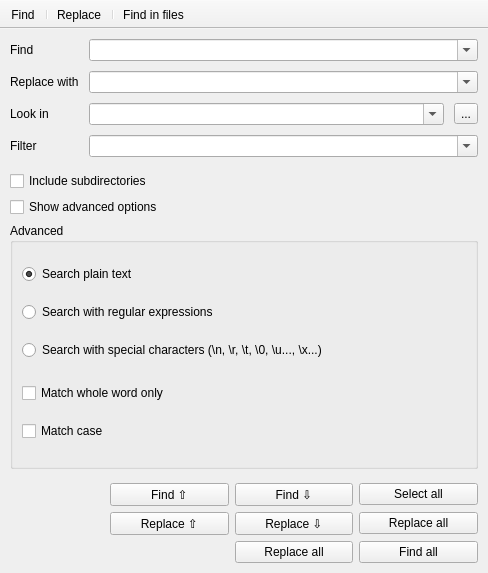
<?xml version="1.0" encoding="UTF-8"?>
<ui version="4.0">
 <class>frmSearchReplace</class>
 <widget class="QMainWindow" name="frmSearchReplace">
  <property name="geometry">
   <rect>
    <x>0</x>
    <y>0</y>
    <width>488</width>
    <height>573</height>
   </rect>
  </property>
  <property name="windowTitle">
   <string>Search</string>
  </property>
  <property name="windowIcon">
   <iconset resource="../resources.qrc">
    <normaloff>:/icons/notepadqq/scalable/notepadqq.svg</normaloff>:/icons/notepadqq/scalable/notepadqq.svg</iconset>
  </property>
  <widget class="QWidget" name="centralWidget">
   <layout class="QVBoxLayout" name="verticalLayout_4">
    <property name="leftMargin">
     <number>10</number>
    </property>
    <property name="topMargin">
     <number>10</number>
    </property>
    <property name="rightMargin">
     <number>10</number>
    </property>
    <property name="bottomMargin">
     <number>10</number>
    </property>
    <item>
     <layout class="QHBoxLayout" name="horizontalLayout_2">
      <property name="spacing">
       <number>10</number>
      </property>
      <item>
       <layout class="QVBoxLayout" name="verticalLayout_2">
        <item>
         <widget class="QLabel" name="label">
          <property name="sizePolicy">
           <sizepolicy hsizetype="Fixed" vsizetype="Preferred">
            <horstretch>0</horstretch>
            <verstretch>0</verstretch>
           </sizepolicy>
          </property>
          <property name="text">
           <string>Find</string>
          </property>
         </widget>
        </item>
        <item>
         <widget class="QLabel" name="lblReplace">
          <property name="sizePolicy">
           <sizepolicy hsizetype="Fixed" vsizetype="Preferred">
            <horstretch>0</horstretch>
            <verstretch>0</verstretch>
           </sizepolicy>
          </property>
          <property name="text">
           <string>Replace with</string>
          </property>
         </widget>
        </item>
        <item>
         <widget class="QLabel" name="lblLookIn">
          <property name="sizePolicy">
           <sizepolicy hsizetype="Fixed" vsizetype="Preferred">
            <horstretch>0</horstretch>
            <verstretch>0</verstretch>
           </sizepolicy>
          </property>
          <property name="text">
           <string>Look in</string>
          </property>
         </widget>
        </item>
        <item>
         <widget class="QLabel" name="lblFilter">
          <property name="sizePolicy">
           <sizepolicy hsizetype="Fixed" vsizetype="Preferred">
            <horstretch>0</horstretch>
            <verstretch>0</verstretch>
           </sizepolicy>
          </property>
          <property name="text">
           <string>Filter</string>
          </property>
         </widget>
        </item>
       </layout>
      </item>
      <item>
       <layout class="QVBoxLayout" name="verticalLayout_3">
        <item>
         <widget class="QComboBox" name="cmbSearch">
          <property name="sizePolicy">
           <sizepolicy hsizetype="Expanding" vsizetype="Fixed">
            <horstretch>0</horstretch>
            <verstretch>0</verstretch>
           </sizepolicy>
          </property>
          <property name="editable">
           <bool>true</bool>
          </property>
          <property name="insertPolicy">
           <enum>QComboBox::NoInsert</enum>
          </property>
         </widget>
        </item>
        <item>
         <widget class="QComboBox" name="cmbReplace">
          <property name="sizePolicy">
           <sizepolicy hsizetype="Expanding" vsizetype="Fixed">
            <horstretch>0</horstretch>
            <verstretch>0</verstretch>
           </sizepolicy>
          </property>
          <property name="editable">
           <bool>true</bool>
          </property>
          <property name="insertPolicy">
           <enum>QComboBox::NoInsert</enum>
          </property>
         </widget>
        </item>
        <item>
         <layout class="QHBoxLayout" name="groupLookIn">
          <item>
           <widget class="QComboBox" name="cmbLookIn">
            <property name="sizePolicy">
             <sizepolicy hsizetype="Expanding" vsizetype="Fixed">
              <horstretch>0</horstretch>
              <verstretch>0</verstretch>
             </sizepolicy>
            </property>
            <property name="editable">
             <bool>true</bool>
            </property>
            <property name="insertPolicy">
             <enum>QComboBox::NoInsert</enum>
            </property>
           </widget>
          </item>
          <item>
           <widget class="QToolButton" name="btnLookInBrowse">
            <property name="text">
             <string>...</string>
            </property>
           </widget>
          </item>
         </layout>
        </item>
        <item>
         <widget class="QComboBox" name="cmbFilter">
          <property name="sizePolicy">
           <sizepolicy hsizetype="Expanding" vsizetype="Fixed">
            <horstretch>0</horstretch>
            <verstretch>0</verstretch>
           </sizepolicy>
          </property>
          <property name="editable">
           <bool>true</bool>
          </property>
          <property name="insertPolicy">
           <enum>QComboBox::NoInsert</enum>
          </property>
         </widget>
        </item>
       </layout>
      </item>
     </layout>
    </item>
    <item>
     <spacer name="verticalSpacer_2">
      <property name="orientation">
       <enum>Qt::Vertical</enum>
      </property>
      <property name="sizeType">
       <enum>QSizePolicy::Minimum</enum>
      </property>
      <property name="sizeHint" stdset="0">
       <size>
        <width>20</width>
        <height>8</height>
       </size>
      </property>
     </spacer>
    </item>
    <item>
     <widget class="QCheckBox" name="chkIncludeSubdirs">
      <property name="text">
       <string>Include subdirectories</string>
      </property>
     </widget>
    </item>
    <item>
     <widget class="QCheckBox" name="chkShowAdvanced">
      <property name="text">
       <string>Show advanced options</string>
      </property>
     </widget>
    </item>
    <item>
     <widget class="QGroupBox" name="groupAdvanced">
      <property name="title">
       <string>Advanced</string>
      </property>
      <layout class="QGridLayout" name="gridLayout_2">
       <item row="0" column="0">
        <widget class="QRadioButton" name="radSearchPlainText">
         <property name="text">
          <string>Search plain text</string>
         </property>
         <property name="checked">
          <bool>true</bool>
         </property>
        </widget>
       </item>
       <item row="3" column="0">
        <spacer name="verticalSpacer_3">
         <property name="orientation">
          <enum>Qt::Vertical</enum>
         </property>
         <property name="sizeType">
          <enum>QSizePolicy::Minimum</enum>
         </property>
         <property name="sizeHint" stdset="0">
          <size>
           <width>20</width>
           <height>5</height>
          </size>
         </property>
        </spacer>
       </item>
       <item row="4" column="0">
        <widget class="QCheckBox" name="chkMatchWholeWord">
         <property name="text">
          <string>Match whole word only</string>
         </property>
        </widget>
       </item>
       <item row="5" column="0">
        <widget class="QCheckBox" name="chkMatchCase">
         <property name="text">
          <string>Match case</string>
         </property>
        </widget>
       </item>
       <item row="2" column="0">
        <widget class="QRadioButton" name="radSearchWithSpecialChars">
         <property name="text">
          <string>Search with special characters (\n, \r, \t, \0, \u..., \x...)</string>
         </property>
        </widget>
       </item>
       <item row="1" column="0">
        <widget class="QRadioButton" name="radSearchWithRegex">
         <property name="text">
          <string>Search with regular expressions</string>
         </property>
        </widget>
       </item>
      </layout>
     </widget>
    </item>
    <item>
     <spacer name="verticalSpacer">
      <property name="orientation">
       <enum>Qt::Vertical</enum>
      </property>
      <property name="sizeType">
       <enum>QSizePolicy::Minimum</enum>
      </property>
      <property name="sizeHint" stdset="0">
       <size>
        <width>20</width>
        <height>8</height>
       </size>
      </property>
     </spacer>
    </item>
    <item>
     <layout class="QGridLayout" name="gridLayout">
      <item row="0" column="2">
       <widget class="QPushButton" name="btnFindNext">
        <property name="text">
         <string>Find ⇩</string>
        </property>
        <property name="autoDefault">
         <bool>true</bool>
        </property>
       </widget>
      </item>
      <item row="0" column="3">
       <widget class="QPushButton" name="btnSelectAll">
        <property name="text">
         <string>Select all</string>
        </property>
        <property name="autoDefault">
         <bool>true</bool>
        </property>
       </widget>
      </item>
      <item row="1" column="1">
       <widget class="QPushButton" name="btnReplacePrev">
        <property name="text">
         <string>Replace ⇧</string>
        </property>
        <property name="autoDefault">
         <bool>true</bool>
        </property>
       </widget>
      </item>
      <item row="1" column="2">
       <widget class="QPushButton" name="btnReplaceNext">
        <property name="text">
         <string>Replace ⇩</string>
        </property>
        <property name="autoDefault">
         <bool>true</bool>
        </property>
       </widget>
      </item>
      <item row="1" column="3">
       <widget class="QPushButton" name="btnReplaceAll">
        <property name="text">
         <string>Replace all</string>
        </property>
        <property name="autoDefault">
         <bool>true</bool>
        </property>
       </widget>
      </item>
      <item row="2" column="1">
       <widget class="QLabel" name="lblSpacer1">
        <property name="text">
         <string notr="true"/>
        </property>
       </widget>
      </item>
      <item row="2" column="3">
       <widget class="QPushButton" name="btnFindAll">
        <property name="text">
         <string>Find all</string>
        </property>
        <property name="autoDefault">
         <bool>true</bool>
        </property>
       </widget>
      </item>
      <item row="0" column="1">
       <widget class="QPushButton" name="btnFindPrev">
        <property name="text">
         <string>Find ⇧</string>
        </property>
        <property name="autoDefault">
         <bool>true</bool>
        </property>
       </widget>
      </item>
      <item row="0" column="0" rowspan="3">
       <spacer name="horizontalSpacer">
        <property name="orientation">
         <enum>Qt::Horizontal</enum>
        </property>
        <property name="sizeType">
         <enum>QSizePolicy::Maximum</enum>
        </property>
        <property name="sizeHint" stdset="0">
         <size>
          <width>100</width>
          <height>20</height>
         </size>
        </property>
       </spacer>
      </item>
      <item row="2" column="2">
       <widget class="QPushButton" name="btnReplaceAllInFiles">
        <property name="text">
         <string>Replace all</string>
        </property>
        <property name="autoDefault">
         <bool>true</bool>
        </property>
       </widget>
      </item>
     </layout>
    </item>
   </layout>
  </widget>
  <widget class="QToolBar" name="toolBar">
   <property name="windowTitle">
    <string>Toolbar</string>
   </property>
   <property name="movable">
    <bool>false</bool>
   </property>
   <property name="iconSize">
    <size>
     <width>16</width>
     <height>16</height>
    </size>
   </property>
   <property name="toolButtonStyle">
    <enum>Qt::ToolButtonTextBesideIcon</enum>
   </property>
   <property name="floatable">
    <bool>false</bool>
   </property>
   <attribute name="toolBarArea">
    <enum>TopToolBarArea</enum>
   </attribute>
   <attribute name="toolBarBreak">
    <bool>false</bool>
   </attribute>
   <addaction name="actionFind"/>
   <addaction name="separator"/>
   <addaction name="actionReplace"/>
   <addaction name="separator"/>
   <addaction name="actionFind_in_files"/>
  </widget>
  <action name="actionReplace">
   <property name="checkable">
    <bool>true</bool>
   </property>
   <property name="text">
    <string>&amp;Replace</string>
   </property>
  </action>
  <action name="actionFind">
   <property name="checkable">
    <bool>true</bool>
   </property>
   <property name="text">
    <string>&amp;Find</string>
   </property>
  </action>
  <action name="actionFind_in_files">
   <property name="checkable">
    <bool>false</bool>
   </property>
   <property name="text">
    <string>Find in files</string>
   </property>
   <property name="toolTip">
    <string>Advanced Search</string>
   </property>
  </action>
 </widget>
 <tabstops>
  <tabstop>cmbSearch</tabstop>
  <tabstop>cmbReplace</tabstop>
  <tabstop>cmbLookIn</tabstop>
  <tabstop>btnLookInBrowse</tabstop>
  <tabstop>cmbFilter</tabstop>
  <tabstop>chkIncludeSubdirs</tabstop>
  <tabstop>chkShowAdvanced</tabstop>
  <tabstop>radSearchPlainText</tabstop>
  <tabstop>radSearchWithRegex</tabstop>
  <tabstop>radSearchWithSpecialChars</tabstop>
  <tabstop>chkMatchWholeWord</tabstop>
  <tabstop>chkMatchCase</tabstop>
  <tabstop>btnFindPrev</tabstop>
  <tabstop>btnFindNext</tabstop>
  <tabstop>btnSelectAll</tabstop>
  <tabstop>btnReplacePrev</tabstop>
  <tabstop>btnReplaceNext</tabstop>
  <tabstop>btnReplaceAll</tabstop>
  <tabstop>btnFindAll</tabstop>
 </tabstops>
 <resources>
  <include location="../resources.qrc"/>
 </resources>
 <connections/>
</ui>
